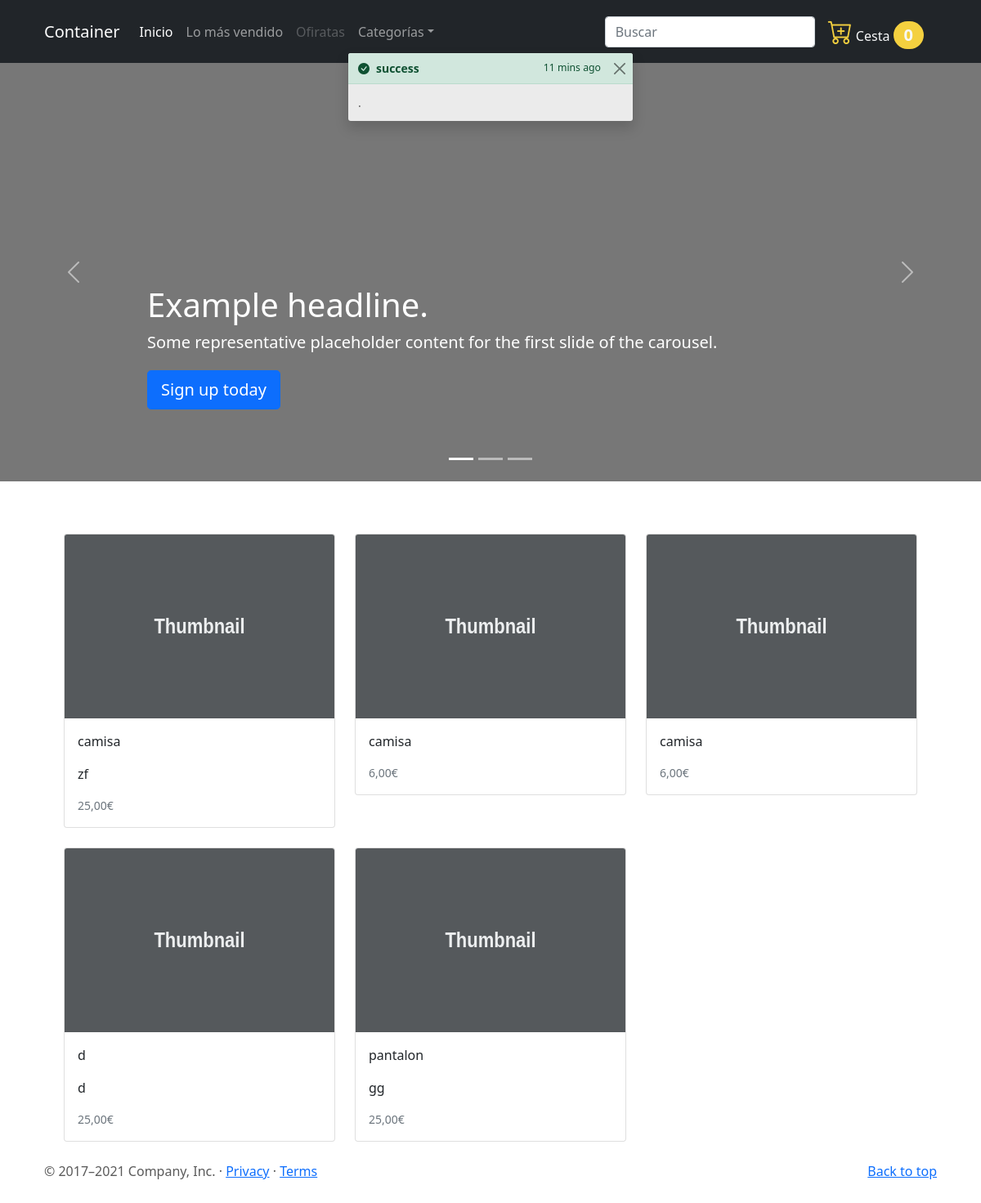
The app's page / (signed in), older data.
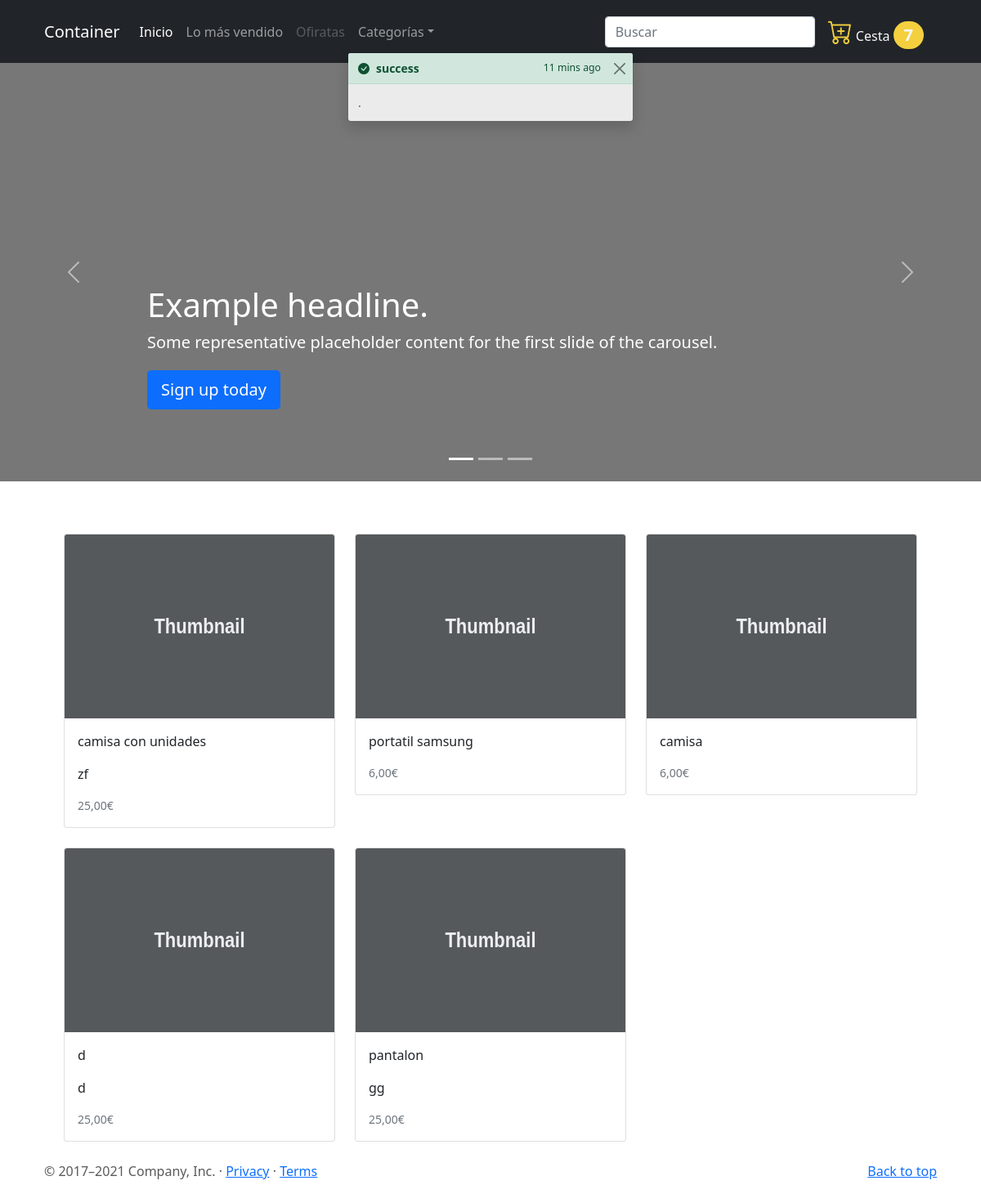
The same page, newer data.
### main/models.py (models this page shows, shortened)
class Producto(models.Model):
    id = models.AutoField(db_column="id", primary_key=True, verbose_name=_('ID'))
    nombre = models.CharField(max_length=200,  )
    precio = models.DecimalField(decimal_places=2, max_digits=8, validators=[MinValueValidator(0.00)])
    unidades = models.PositiveIntegerField(default=0)
    iva = models.DecimalField(default=0.21, decimal_places=2, max_digits=5, validators=[MinValueValidator(0.00)])
    desccripcion = models.TextField(null=True, blank=True)
    subcategoria_id = models.ForeignKey(db_column='sucategoria_id', to=SubCategoria, on_delete=models.CASCADE, related_name='get_SubCategoria_Producto', verbose_name=_("SubCategoria"))
    marca_id = models.ForeignKey(db_column='marca_id', to=Marca, on_delete=models.CASCADE, related_name='get_Marca_Producto', verbose_name=_("Marca"))
    class Meta:
        db_table = "producto"
        verbose_name = "Producto"
        verbose_name_plural ="Productos"

### cliente/inicioViews.py (the view, shortened to what this page needs)
# urls.py: path('', ProductoListPageView.as_view(), name='producto_list'),
class ProductoListPageView(TemplateView):
    template_name='cliente/inicio.html'
    def contexto(self, request, qsProducto:Producto): #form:formulariofilter
        try:
            toast=dict(
                titulo='desde el ninici toast titulo',
                tipo='success'
            )
            contador_unidades_carrito = 0
            qsCarrito = Carrito_Detalle.objects.filter(user_id=request.user)
            if qsCarrito.count() > 0 :
                for carrito_id in qsCarrito:
                    contador_unidades_carrito = contador_unidades_carrito + carrito_id.unidades
            contexto = dict(
                qsProducto=qsProducto,
                toast=toast,
                contador_unidades_carrito=contador_unidades_carrito,
            )
            return contexto
        except Exception as Err:
            return Err
    def get(self, request, *args, **kwargs):
        qsProducto = Producto.objects.all()
        contexto = self.contexto(request, qsProducto)
        return render(request, self.template_name, contexto)

### cliente/templates/cliente/inicio.html (shortened to what this page needs)
{% extends 'cliente/base.html' %}
{% load static %}
{% load i18n %}
{% block cesta %}
<div>
  <a class="nav-link  text-light" href="{% url 'cliente:carrito_list' %}" tabindex="-1" aria-disabled="true"><i class="bi bi-cart-plus" style="color: #F4D03F;font-size: 30px;"></i>
    Cesta
    <span class="badge text-light  rounded-pill" style="background-color: #F4D03F; font-size: 20px;">{{contador_unidades_carrito}}</span>
  </a>
</div>
{% endblock cesta %}
{% block caroucel %}
<div id="myCarousel" class="carousel slide" data-bs-ride="carousel">
  <div class="carousel-indicators">
    <button type="button" data-bs-target="#myCarousel" data-bs-slide-to="0" class="active" aria-current="true" aria-label="Slide 1"></button>
    <button type="button" data-bs-target="#myCarousel" data-bs-slide-to="1" aria-label="Slide 2"></button>
    <button type="button" data-bs-target="#myCarousel" data-bs-slide-to="2" aria-label="Slide 3"></button>
  </div>
  <div class="carousel-inner">
    <div class="carousel-item active">
      <svg class="bd-placeholder-img" width="100%" height="100%" xmlns="http://www.w3.org/2000/svg" aria-hidden="true" preserveAspectRatio="xMidYMid slice" focusable="false"><rect width="100%" height="100%" fill="#777"/></svg>
      <div class="container">
        <div class="carousel-caption text-start">
          <h1>Example headline.</h1>
          <p>Some representative placeholder content for the first slide of the carousel.</p>
          <p><a class="btn btn-lg btn-primary" href="#">Sign up today</a></p>
        </div>
      </div>
    </div>
  </div>
  <button class="carousel-control-prev" type="button" data-bs-target="#myCarousel" data-bs-slide="prev">
    <span class="carousel-control-prev-icon" aria-hidden="true"></span>
  </button>
  <button class="carousel-control-next" type="button" data-bs-target="#myCarousel" data-bs-slide="next">
    <span class="carousel-control-next-icon" aria-hidden="true"></span>
  </button>
</div>
{% endblock caroucel %}
{% block content %}
<div class="container marketing">
  <div class="container">
    <div class="row">
      {% for producto_id in qsProducto  %}
        <div class="col-md-4">
          <a href="{% url 'cliente:producto_detalle' key=producto_id.id%}" style="text-decoration: none; color: #5a5a5a;">
          <div class="card mb-4 box-shadow">
            <img class="card-img-top" data-src="holder.js/100px225?theme=thumb&amp;bg=55595c&amp;fg=eceeef&amp;text=Thumbnail" alt="Thumbnail [100%x225]" style="height: 225px; width: 100%; display: block;" data-holder-rendered="true">
            <div class="card-body">
              <p class="card-text">{{producto_id.nombre}}</p>
              <p class="card-text">{{producto_id.desccripcion}}</p>
              <div class="d-flex justify-content-between align-items-center">
                <small class="text-muted">{{producto_id.precio}}€</small>
              </div>
            </div>
          </div>
        </a>
        </div>
      {% endfor %}
    </div>
  </div>
</div>
{% endblock content %}

### cliente/templates/cliente/base.html (shortened to what this page needs)
<!doctype html>
{% load static %} {% load i18n %}
<html lang="en">
  <head>
    <link href="{% static 'main/assets/dist/css/bootstrap.min.css' %}" rel="stylesheet">
    <link rel="stylesheet" href="https://cdnjs.cloudflare.com/ajax/libs/bootstrap-icons/1.8.1/font/bootstrap-icons.min.css">
    <link href="https://stackpath.bootstrapcdn.com/bootstrap/5.1.3/css/bootstrap.min.css" rel="stylesheet">
    <link href="{% static 'fontawesomefree/css/fontawesome.css' %}" rel="stylesheet" type="text/css">
    <link href="{% static 'fontawesomefree/css/brands.css' %}" rel="stylesheet" type="text/css">
    <link href="{% static 'fontawesomefree/css/solid.css' %}" rel="stylesheet" type="text/css">
</head>
    <link href="{% static '/main/carousel/carousel.css' %}" rel="stylesheet">
  </head>
  <body>
<header>
  <nav class="navbar navbar-expand-md navbar-dark bg-dark" aria-label="Eighth navbar example">
    <div class="container">
      <a class="navbar-brand" href="#">Container</a>
      <div class="collapse navbar-collapse" id="navbarsExample07">
        <ul class="navbar-nav me-auto mb-2 mb-lg-0">
          <li class="nav-item">
            <a class="nav-link active" aria-current="page" href="{% url 'cliente:producto_list' %}">Inicio</a>
          </li>
          <li class="nav-item">
            <a class="nav-link" href="#">Lo más vendido</a>
          </li>
          <li class="nav-item">
            <a class="nav-link disabled" href="#" tabindex="-1" aria-disabled="true">Ofiratas</a>
          </li>
          <li class="nav-item dropdown">
            <a class="nav-link dropdown-toggle" href="#" id="dropdown07" data-bs-toggle="dropdown" aria-expanded="false">Categorías</a>
          </li>
        </ul>
        <form>
          <input class="form-control" type="text" placeholder="Buscar" aria-label="Search">
        </form>
        {% block cesta %}
        {% endblock cesta %}
      </div>
    </div>
  </nav>
</header>
<main>
 {% block caroucel %}
 {% endblock caroucel %}
{% block content %}
{%endblock%}
  <footer class="container">
    <p class="float-end"><a href="#">Back to top</a></p>
    <p>&copy; 2017–2021 Company, Inc. &middot; <a href="#">Privacy</a> &middot; <a href="#">Terms</a></p>
  </footer>
</main>
      {% include 'main/toast-alert.html' %}
  </body>
</html>

### main/templates/main/toast-alert.html (shortened to what this page needs)
<!DOCTYPE html>
<html>
    <head>
        <link rel="stylesheet" href="">
    </head>
    <body>
    {% if toast.tipo == "success" %}
        <div class="position-fixed top-0 start-50 translate-middle-x p-3 mt-5" style="z-index: 11">
            <div id="liveToast" class="toast show" role="alert" aria-live="assertive" aria-atomic="true">
                <div class="toast-header toast-success">
                <i class="bi bi-check-circle-fill me-2"></i>
                <strong class="me-auto">{{toast.tipo}}</strong>
                <small>11 mins ago</small>
                <button type="button" id="closeToastbtn" class="btn-close" data-bs-dismiss="toast" aria-label="Close"></button>
                </div>
                <div class="toast-body">
                    {{toast.mensaje}}.
                </div>
            </div>
        </div>
    {% endif %}
    </body>
</html>

### main/static/main/carousel/carousel.css (style rules this page uses)
body { padding-bottom: 3rem; color: #5a5a5a; }
.carousel { margin-bottom: 4rem; }
.carousel-caption { bottom: 3rem; z-index: 10; }
.carousel-item { height: 32rem; }
@media (min-width: 40em) { .carousel-caption p { margin-bottom: 1.25rem; font-size: 1.25rem; line-height: 1.4; } }

### cliente/templates/cliente/base.html (style rules this page uses)
.bd-placeholder-img { font-size: 1.125rem; text-anchor: middle; -webkit-user-select: none; -moz-user-select: none; user-select: none; }

### main/templates/main/toast-alert.html (style rules this page uses)
.toast-success { color: #0f5132; background-color: #d1e7dd; border-color: #badbcc; }

Row changes from the older to the newer data that the page shows:
changed Producto "zf": nombre "camisa" → "camisa con unidades"
changed Producto: nombre "camisa" → "portatil samsung"
Text that changed along with them:
{{ contador_unidades_carrito }}: "0" → "7"
